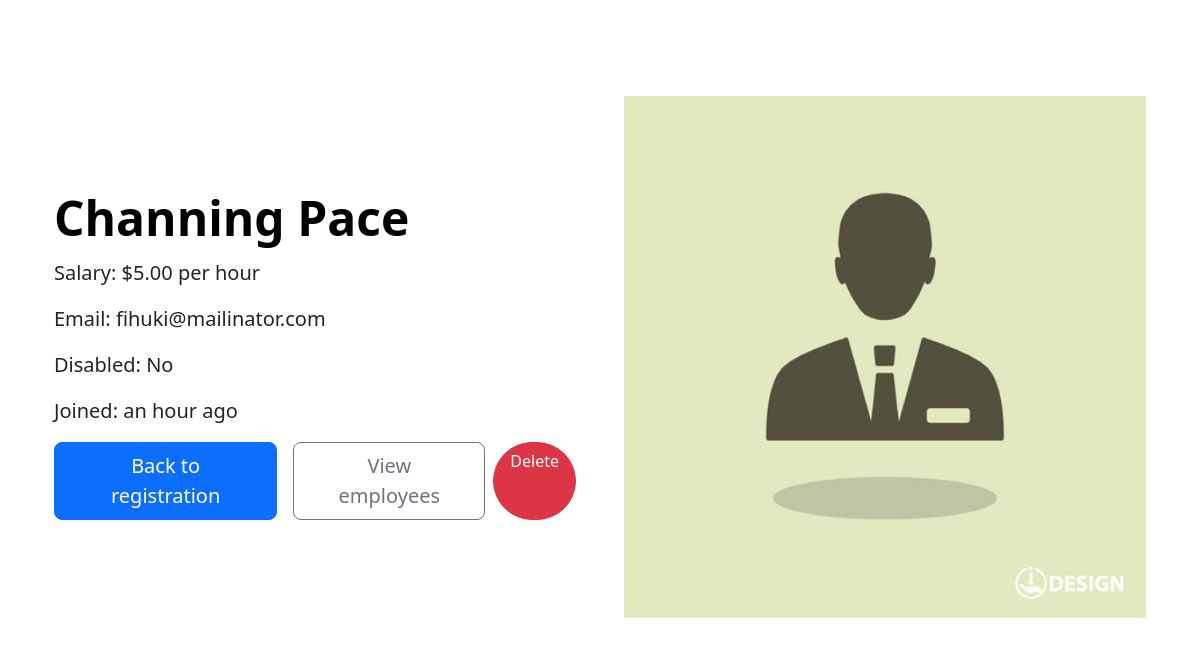
Page /employee/2006 on the committed database.
### Employeeform/models.py (models this page shows)
class Employee(models.Model):
    name = models.CharField(max_length=40)
    date_of_birth = models.DateField(null=True)
    email = models.EmailField(unique=True)
    salary = models.DecimalField(decimal_places=2,max_digits=8)
    disabled = models.BooleanField(default=False)
    created_at = models.DateTimeField(auto_now_add=True)
    updated_at = models.DateTimeField(auto_now=True)
    profile_pic = models.ImageField(null=True,upload_to=unique_img_name,default="employees/default.jpg")

### Employeeform/views.py (the view)
# urls.py: path('employee/<int:employeeid>',views.employee,name='employee'),
def employee(request,employeeid):
    employee = Employee.objects.get(pk=employeeid)
    return render(request,'employee.html',{"employee":employee})

### templates/employee.html (shortened to what this page needs)
{% load humanize %}
<!DOCTYPE html>
<html lang="en">
<head>
    <link href="https://cdn.jsdelivr.net/npm/bootstrap@5.3.2/dist/css/bootstrap.min.css" rel="stylesheet">
</head>
<body>
  <div class="container col-xxl-8 px-4 py-5">
    <div class="row flex-lg-row-reverse align-items-center g-5 py-5">
      <div class="col-10 col-sm-8 col-lg-6">
        <img src="{{ employee.profile_pic.url }}" class="d-block mx-lg-auto img-fluid" alt="Bootstrap Themes" width="700" height="500" loading="lazy">
      </div>
      <div class="col-lg-6">
        <h1 class="display-5 fw-bold text-body-emphasis lh-1 mb-3">{{ employee.name | title }}</h1>
        <p class="lead">Salary: ${{ employee.salary }} per hour</p>
          <p class="lead">Email: {{ employee.email }}</p>
          {% if employee.disabled == True %}
          <p class="lead">Disabled: Yes </p>
              {% else %}
              <p class="lead">Disabled: No </p>
          {% endif %}
            <p class="lead">Joined: {{ employee.created_at | naturaltime }}</p>
        <div class="d-grid gap-2 d-md-flex justify-content-md-start">
          <a href="{% url 'home' %}" type="button" class="btn btn-primary btn-lg px-4 me-md-2">Back to registration</a>
          <a href="{% url 'allemployees' %}" type="button" class="btn btn-outline-secondary btn-lg px-4">View employees</a>
              <a href="{% url 'delete' employee.id %}" class="btn btn-danger rounded-pill px-3" type="button">Delete</a>
        </div>
      </div>
    </div>
  </div>
</body>
</html>

### rows in the picture
Employee: profile_pic (placeholder picture), name "Channing Pace", salary "5.00", email "fihuki@mailinator.com", created_at "an hour ago"
